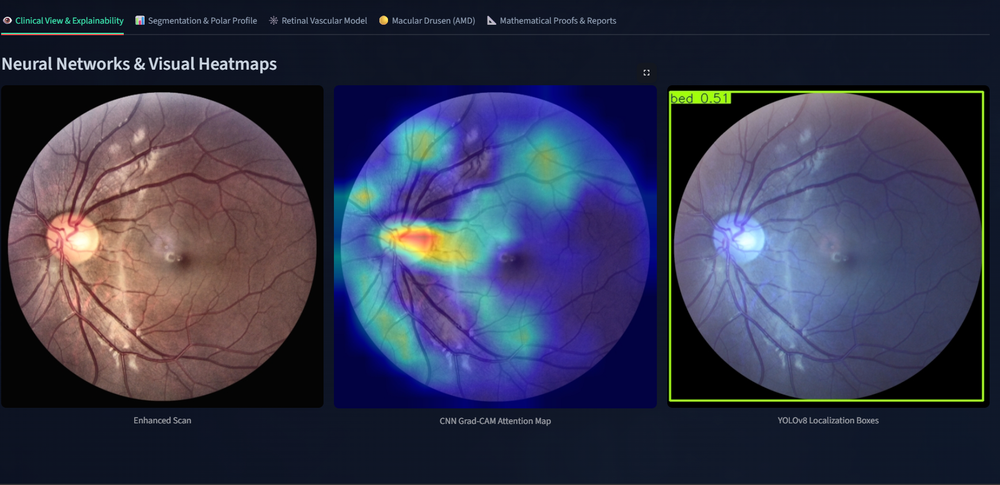
#> input picture assets/diagnostic-workstation.png, 1000 x 485 px, shrunk from 1737 x 842 before the run
$ python -i math_utils.py   (imports and definitions only)   (older library calls are emulated)
#> lines starting #> are read from the running program, lines starting #| are printed output that depends on the picture; after the words box and inside, x2 and y2 are one past the last pixel; in counts of white or black regions, pixels touching at a corner belong together
import numpy as np
import cv2
from scipy import stats, ndimage


# [428 lines left out: functions calculate_entropy, calculate_statistical_metrics, gaussian_kernel, laplacian_of_gaussian, calculate_hu_moments, zernike_moments and 12 more, not called in this run]


def canny_edge_detection(image: np.ndarray, low_threshold: float = 50, high_threshold: float = 150) -> np.ndarray:
    """
    Canny edge detection with Gaussian smoothing.
    """
#> called with low_threshold = 50, high_threshold = 150
    if len(image.shape) == 3:
        image = cv2.cvtColor(image, cv2.COLOR_RGB2GRAY)
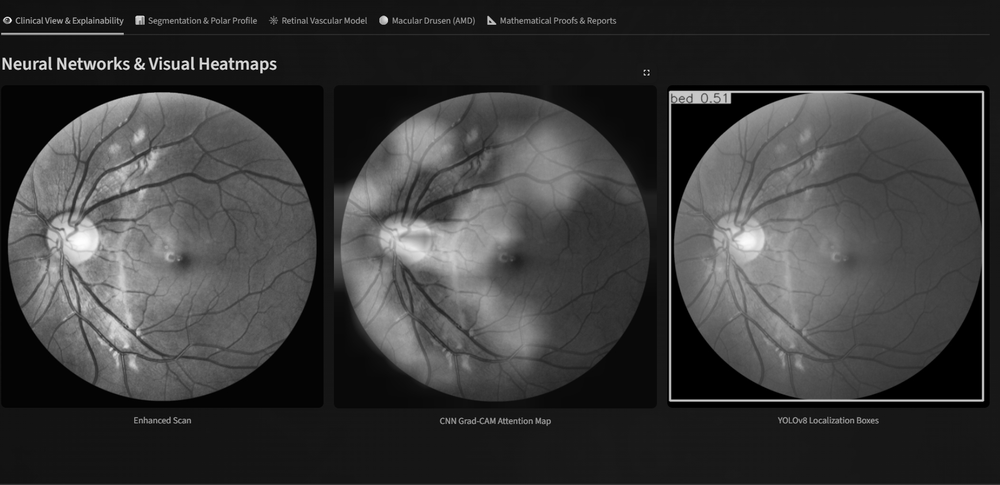
#> image: shape (485, 1000); min 0, max 254, mean 57.6

    # Gaussian blur
    blurred = cv2.GaussianBlur(image, (5, 5), 1.4)
    # Canny edges
    edges = cv2.Canny(blurred, low_threshold, high_threshold)
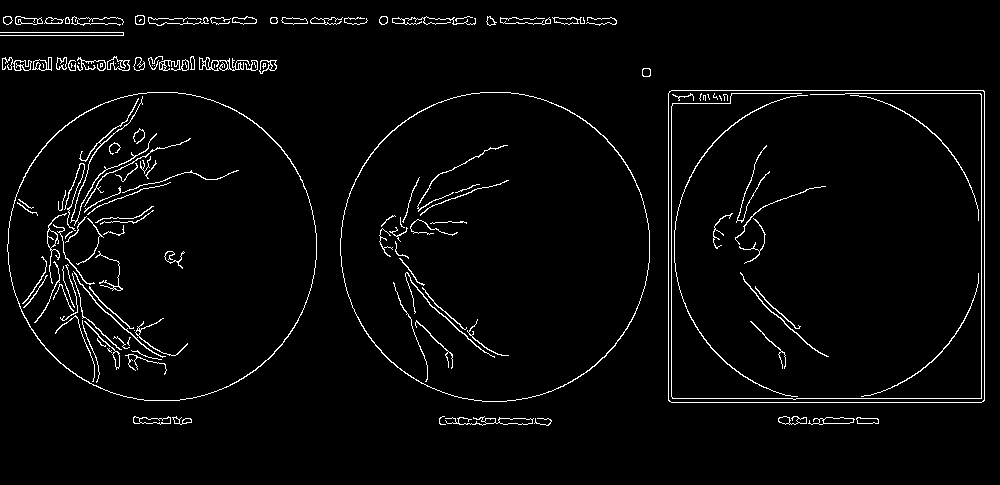
#> edges: shape (485, 1000); 3.1% white in thin lines or dots, all inside (x1, y1, x2, y2) = (0, 15, 985, 426)
    return edges


def hough_transform(image: np.ndarray, rho: float = 1, theta: float = np.pi/180,
                   threshold: int = 100) -> tuple:
    """
    Hough transform for line detection.
    """
    edges = canny_edge_detection(image)
    lines = cv2.HoughLines(edges, rho, theta, threshold)
#> lines = 44 rows, first 8: [23, 1.57], [398, 1.57], [90, 1.57], [402, 1.57], [984, 0], [668, 0], [981, 0], [18, 1.57]

    if lines is not None:
        lines = lines.reshape(-1, 2)
#> lines = 44 pairs, first value -978 to 987, second value 0 to 3.12
    else:
        lines = np.array([])

    return lines, edges

>>> import cv2
>>> picture = cv2.cvtColor(cv2.imread('../../assets/diagnostic-workstation.png'), cv2.COLOR_BGR2RGB)
>>> result = hough_transform(picture)
#> result = 2 point arrays, longest 485 points

$ run again, on assets/homepage.png
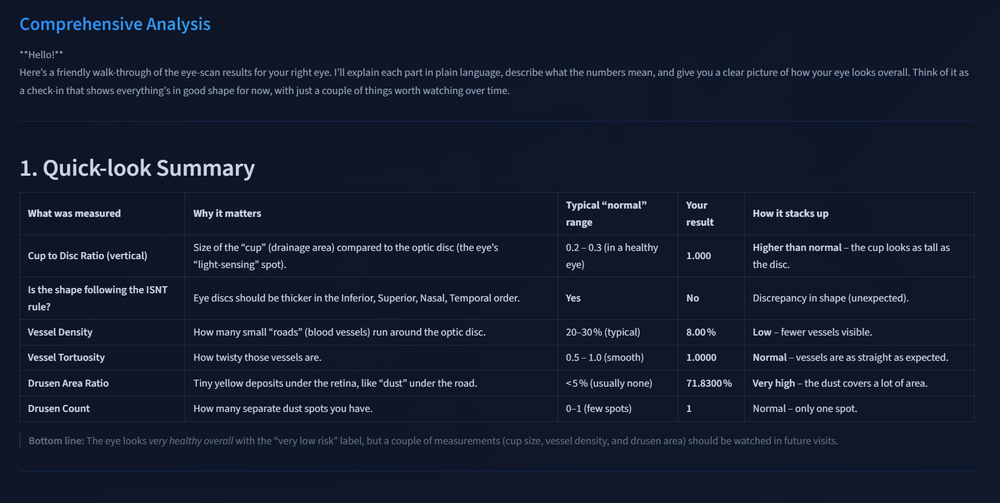
#> input picture assets/homepage.png, 1000 x 503 px, shrunk from 1701 x 856 before the run
#> in canny_edge_detection, `blurred = cv2.GaussianBlur(image, (5, 5), 1.4)`:
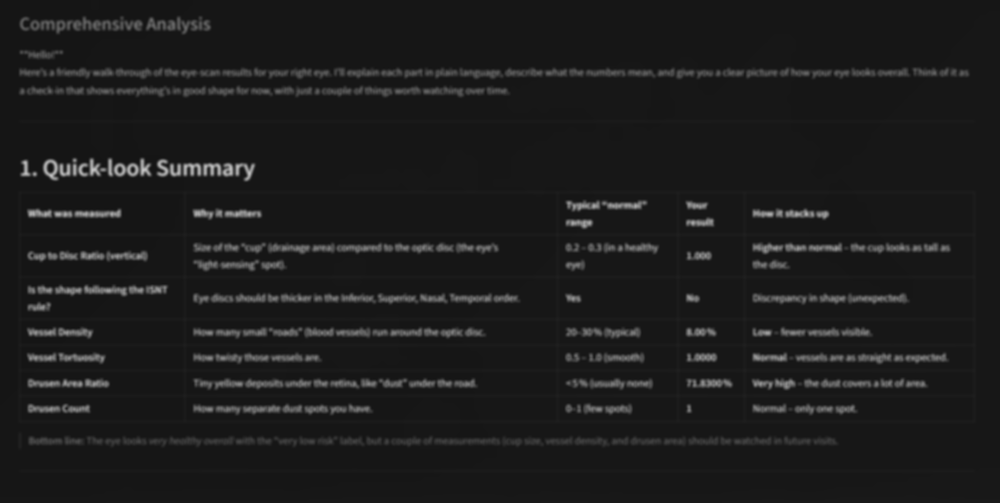
#> blurred: shape (503, 1000); min 20, max 195, mean 28.5
#> in canny_edge_detection, `edges = cv2.Canny(blurred, low_threshold, high_threshold)`:
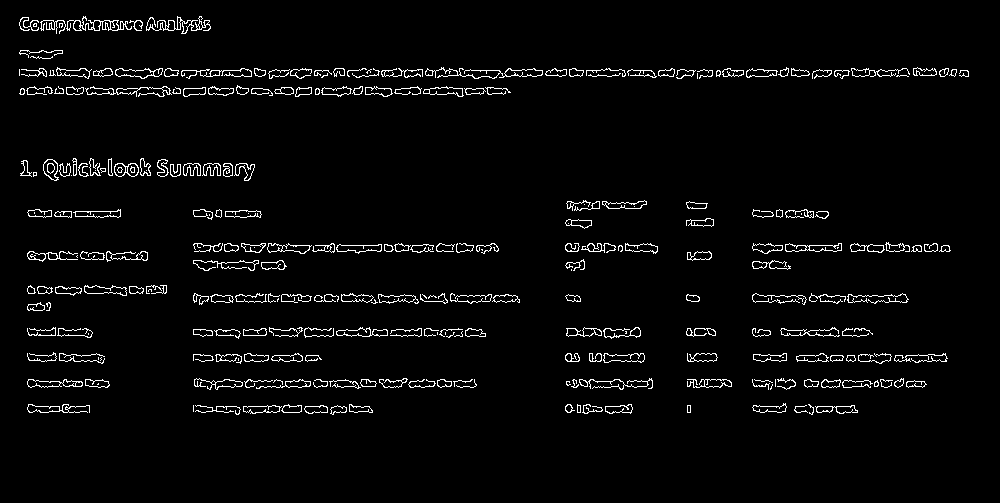
#> edges: shape (503, 1000); 3.3% white in thin lines or dots, all inside (x1, y1, x2, y2) = (19, 16, 969, 415)
#> in hough_transform, `lines = cv2.HoughLines(edges, rho, theta, threshold)`: lines = 76 rows, first 8: [70, 1.57], [75, 1.57], [386, 1.57], [335, 1.57], [245, 1.57], [381, 1.57], [301, 1.57], [251, 1.57]
#> in hough_transform, `lines = lines.reshape(-1, 2)`: lines = 76 pairs, first value 16 to 417, second value 1.48 to 1.66
#> result = 2 point arrays, longest 503 points

$ run again, on assets/mathematical-proofs-tab.png
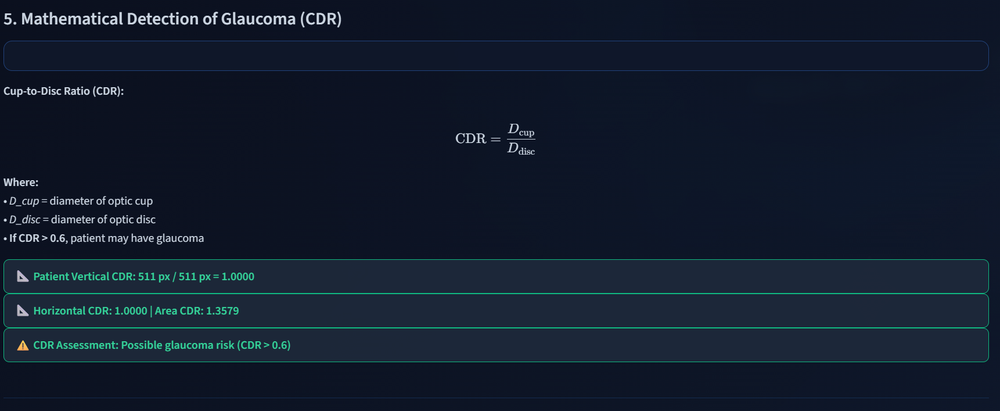
#> input picture assets/mathematical-proofs-tab.png, 1000 x 411 px, shrunk from 1722 x 707 before the run
#> in canny_edge_detection, `image = cv2.cvtColor(image, cv2.COLOR_RGB2GRAY)`:
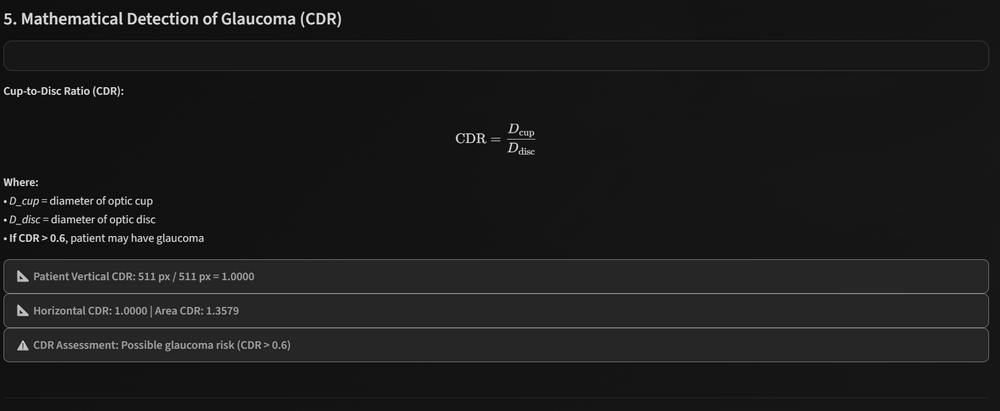
#> image: shape (411, 1000); min 0, max 250, mean 27.6
#> in canny_edge_detection, `edges = cv2.Canny(blurred, low_threshold, high_threshold)`:
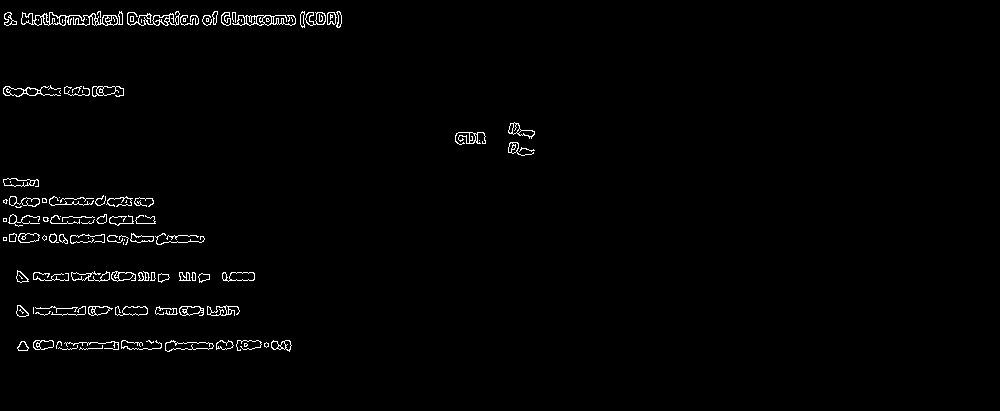
#> edges: shape (411, 1000); 1.4% white in thin lines or dots, all inside (x1, y1, x2, y2) = (3, 11, 535, 352)
#> lines = 14 rows, first 8: [24, 1.57], [15, 1.57], [20, 1.55], [21, 1.57], [25, 1.54], [14, 1.59], [280, 1.57], [348, 1.57]
#> result = 2 point arrays, longest 411 points

$ run again, on assets/segmentation-tab.png
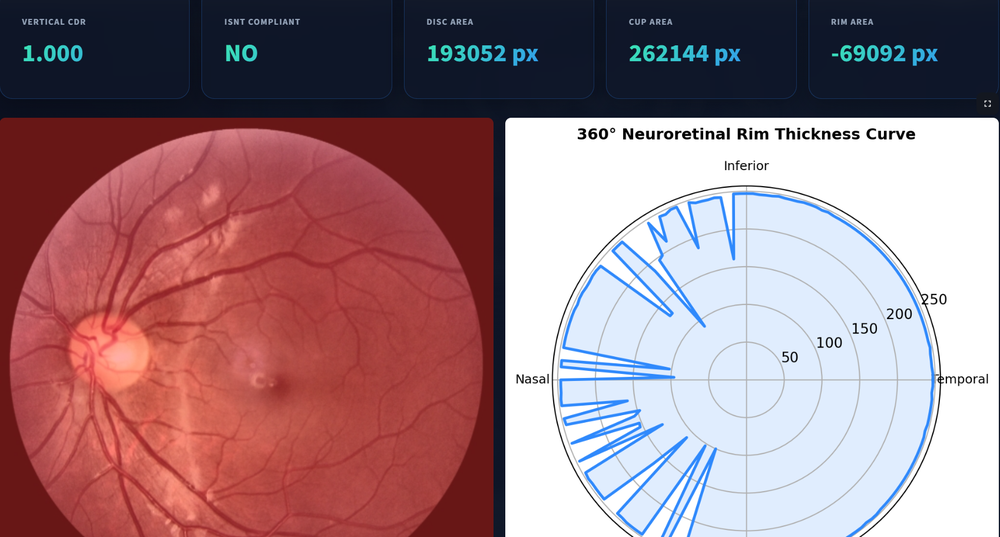
#> input picture assets/segmentation-tab.png, 1000 x 537 px, shrunk from 1698 x 912 before the run
#> in canny_edge_detection, `image = cv2.cvtColor(image, cv2.COLOR_RGB2GRAY)`:
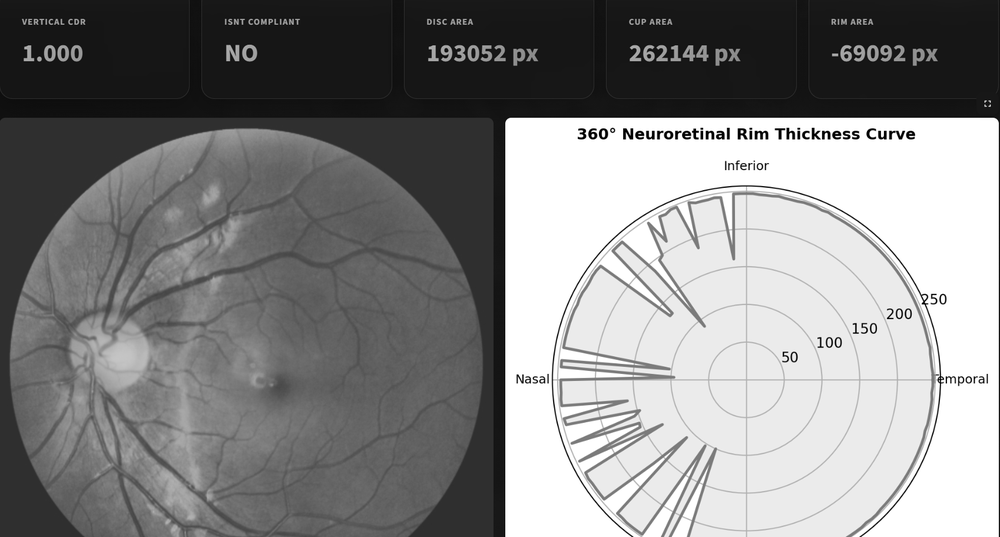
#> image: shape (537, 1000); min 0, max 255, mean 133.8
#> in canny_edge_detection, `edges = cv2.Canny(blurred, low_threshold, high_threshold)`:
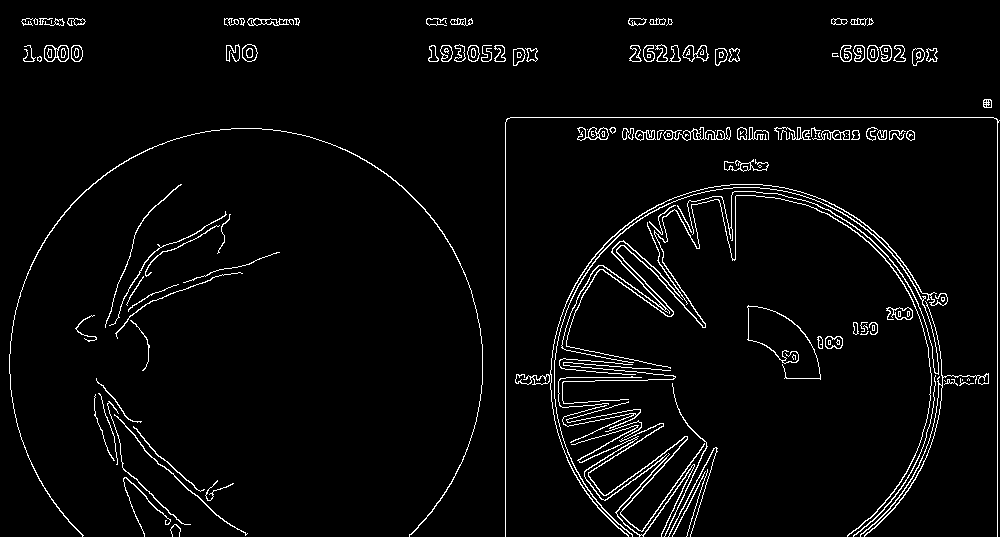
#> edges: shape (537, 1000); 3.6% white in thin lines or dots
#> in hough_transform, `lines = cv2.HoughLines(edges, rho, theta, threshold)`: lines = 48 rows, first 8: [117, 1.57], [505, 0], [997, 0], [61, 1.57], [139, 1.57], [24, 1.57], [57, 1.57], [124, 1.59]
#> in hough_transform, `lines = lines.reshape(-1, 2)`: lines = 48 pairs, first value -443 to 997, second value 0 to 2.39
#> result = 2 point arrays, longest 537 points
